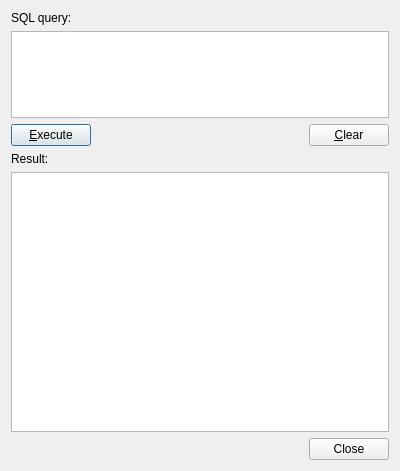
<ui version="4.0" >
 <class>DlgSqlWindow</class>
 <widget class="QDialog" name="DlgSqlWindow" >
  <property name="geometry" >
   <rect>
    <x>0</x>
    <y>0</y>
    <width>400</width>
    <height>471</height>
   </rect>
  </property>
  <property name="windowTitle" >
   <string>SQL window</string>
  </property>
  <layout class="QVBoxLayout" >
   <item>
    <widget class="QLabel" name="label" >
     <property name="text" >
      <string>SQL query:</string>
     </property>
    </widget>
   </item>
   <item>
    <widget class="QTextEdit" name="editSql" >
     <property name="sizePolicy" >
      <sizepolicy vsizetype="Expanding" hsizetype="Expanding" >
       <horstretch>0</horstretch>
       <verstretch>1</verstretch>
      </sizepolicy>
     </property>
    </widget>
   </item>
   <item>
    <layout class="QHBoxLayout" >
     <item>
      <widget class="QPushButton" name="btnExecute" >
       <property name="text" >
        <string>&amp;Execute</string>
       </property>
      </widget>
     </item>
     <item>
      <spacer>
       <property name="orientation" >
        <enum>Qt::Horizontal</enum>
       </property>
       <property name="sizeHint" >
        <size>
         <width>40</width>
         <height>20</height>
        </size>
       </property>
      </spacer>
     </item>
     <item>
      <widget class="QPushButton" name="btnClear" >
       <property name="text" >
        <string>&amp;Clear</string>
       </property>
      </widget>
     </item>
    </layout>
   </item>
   <item>
    <widget class="QLabel" name="label_2" >
     <property name="text" >
      <string>Result:</string>
     </property>
    </widget>
   </item>
   <item>
    <widget class="QTableView" name="viewResult" >
     <property name="sizePolicy" >
      <sizepolicy vsizetype="Expanding" hsizetype="Expanding" >
       <horstretch>0</horstretch>
       <verstretch>3</verstretch>
      </sizepolicy>
     </property>
     <property name="selectionBehavior" >
      <enum>QAbstractItemView::SelectRows</enum>
     </property>
    </widget>
   </item>
   <item>
    <widget class="QDialogButtonBox" name="buttonBox" >
     <property name="orientation" >
      <enum>Qt::Horizontal</enum>
     </property>
     <property name="standardButtons" >
      <set>QDialogButtonBox::Close</set>
     </property>
    </widget>
   </item>
  </layout>
 </widget>
 <tabstops>
  <tabstop>editSql</tabstop>
  <tabstop>btnExecute</tabstop>
  <tabstop>btnClear</tabstop>
  <tabstop>viewResult</tabstop>
  <tabstop>buttonBox</tabstop>
 </tabstops>
 <resources/>
 <connections/>
</ui>
